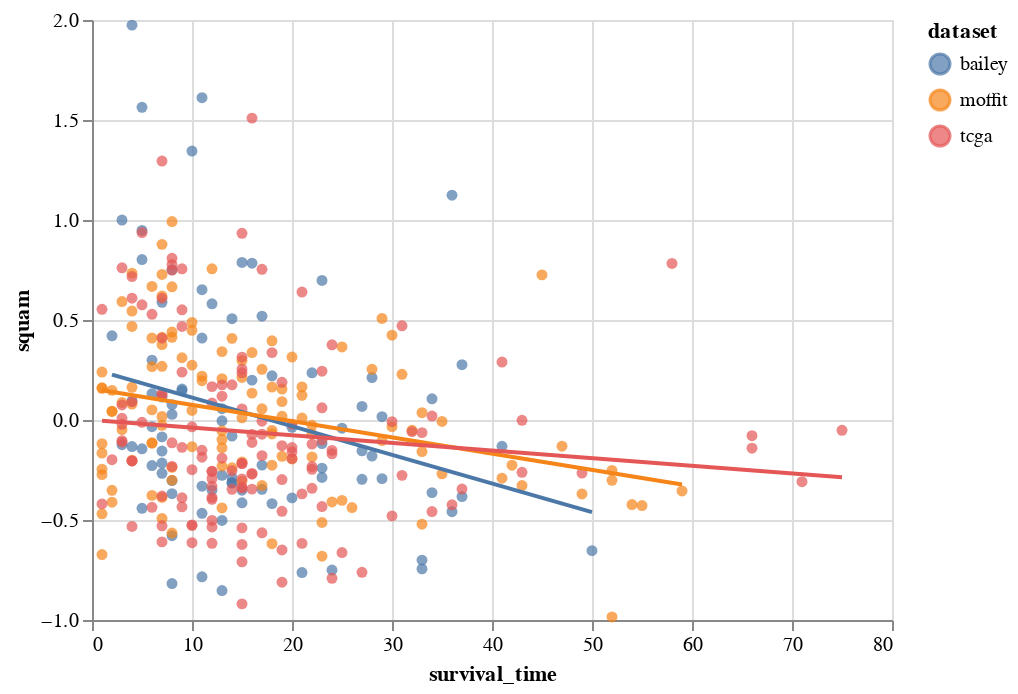

The cell this chart's notebook holds for it:
### Code cell
t = combined.copy()
t['sample_id'] = t.index.to_list()
# exclude the weird bailey sample
t = t.loc[[s for s in t.index if s != 'SA407858']]
# t = t[t['survival_time']>=6]
# t = t[t['survival_time']<50]

chart = alt.Chart(t).mark_circle().encode(
    x='survival_time',
    y='squam',
    color='dataset',
    tooltip=['sample_id'],
)
c1 = chart + chart.transform_regression('survival_time', 'squam', groupby=['dataset']).mark_line()
c1
# chart = alt.Chart(combined[combined['dataset']=='bailey']).mark_circle().encode(
#     x='survival_time',
#     y='ed',
#     color='blue'
# )
# c1 = chart + chart.transform_regression('survival_time', 'ed').mark_line()

### Figure 1 — Vega-Lite specification as saved in the notebook (floating-point values rounded to 4 significant figures; data arrays with more than 128 entries replaced by an {"elided": "..."} marker saying what was removed)
{"config": {"view": {"continuousWidth": 400, "continuousHeight": 300}}, "layer": [{"mark": "circle", "encoding": {"color": {"type": "nominal", "field": "dataset"}, "tooltip": [{"type": "nominal", "field": "sample_id"}], "x": {"type": "quantitative", "field": "survival_time"}, "y": {"type": "quantitative", "field": "squam"}}}, {"mark": "line", "encoding": {"color": {"type": "nominal", "field": "dataset"}, "tooltip": [{"type": "nominal", "field": "sample_id"}], "x": {"type": "quantitative", "field": "survival_time"}, "y": {"type": "quantitative", "field": "squam"}}, "transform": [{"on": "survival_time", "regression": "squam", "groupby": ["dataset"]}]}], "data": {"name": "data-f39bcbd6c9c3bc9f358fd73c7604cf8c"}, "$schema": "https://vega.github.io/schema/vega-lite/v4.8.1.json", "datasets": {"data-f39bcbd6c9c3bc9f358fd73c7604cf8c": {"elided": "345 records"}}}
